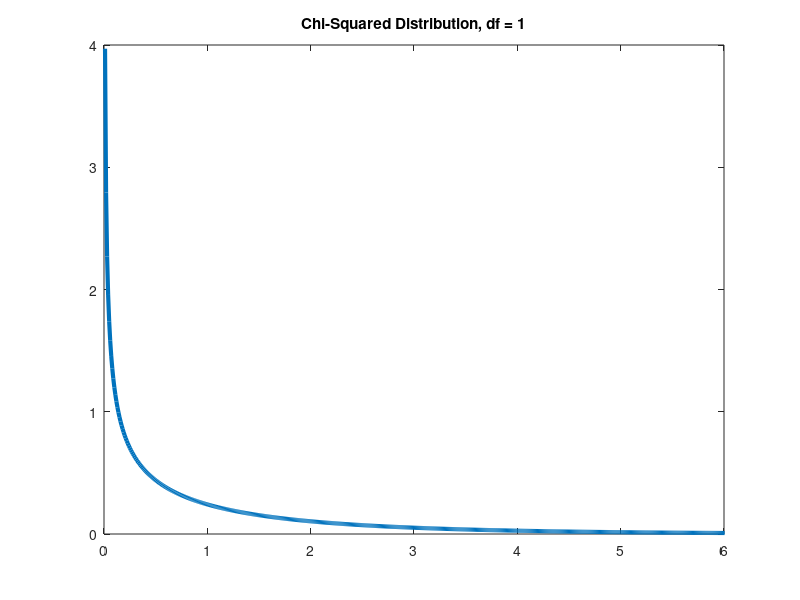
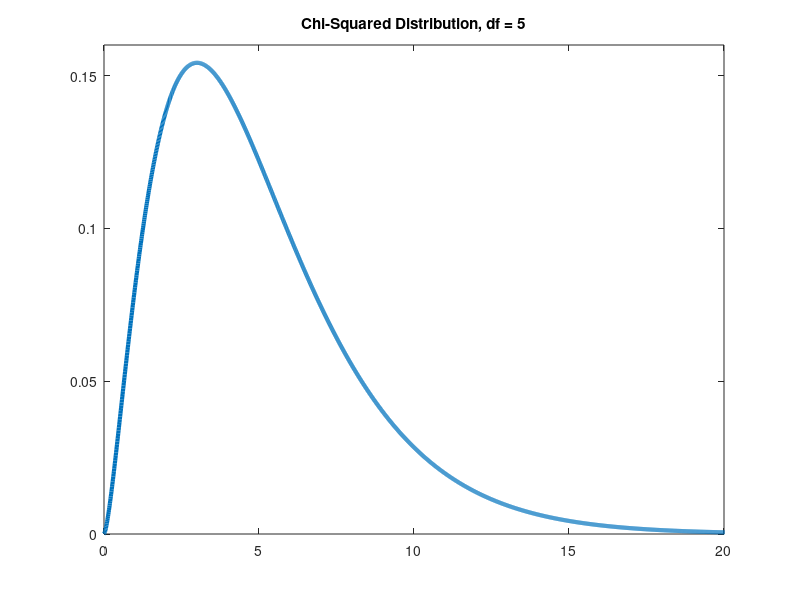

MATLAB code for these plots, in order:
% ------------------------------------------------------------------------------
% Book:        SFS
% ------------------------------------------------------------------------------
% Quantlet:    SFSchisq
% ------------------------------------------------------------------------------
% Description: SFSchisq plots the probability density plot of the chi-squared
%              distribution for different degrees of freedom.
% ------------------------------------------------------------------------------
% Usage:       -
% ------------------------------------------------------------------------------
% Inputs:      None.
% ------------------------------------------------------------------------------
% Output:      Probability density plots of chi squared distribution
% ------------------------------------------------------------------------------
% Example:     Chi-squared pdf plots for df=1 and df=5.
% ------------------------------------------------------------------------------
% Author:      Awdesch Melzer 20120503
% ------------------------------------------------------------------------------

clear all;
close all;
clc;

x   = [0:0.01:40]';
df  = 1;
pch = chi2pdf(x,df);

% Pdf plot of chi-squared distribution df=1
figure(1)
plot(x,pch,'LineWidth',3)
xlim([0,6])
ylim([0,4])
title(['Chi-Squared Distribution, df = ', int2str(df)])
box on

x   = [0:0.01:40]';
df  = 5;
pch = chi2pdf(x,df);

% Pdf plot of chi-squared distribution df=5
figure(2)
plot(x,pch,'LineWidth',3)
xlim([0,20])
ylim([0,0.16])
title(['Chi-Squared Distribution, df = ', int2str(df)])
box on
